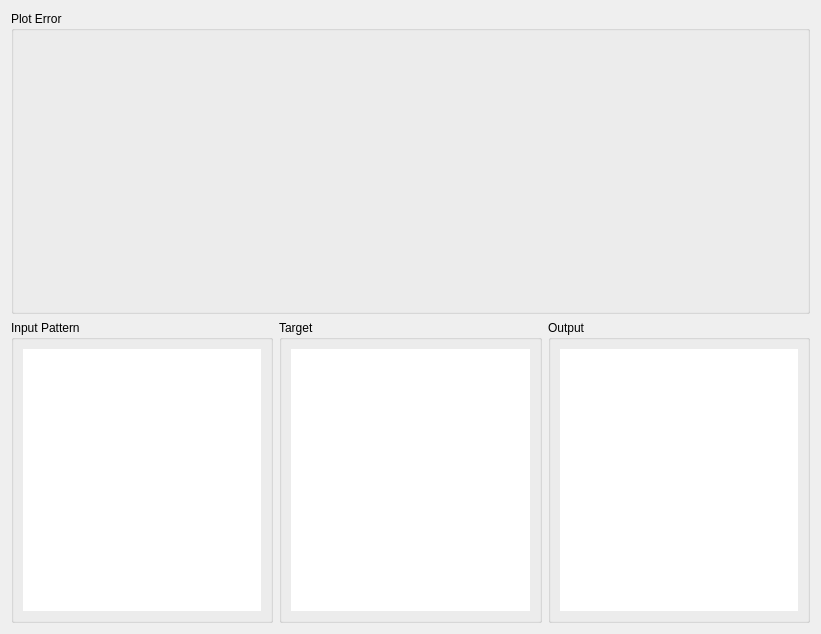
<ui version="4.0" >
 <class>TestWidget</class>
 <widget class="QWidget" name="TestWidget" >
  <property name="geometry" >
   <rect>
    <x>0</x>
    <y>0</y>
    <width>821</width>
    <height>634</height>
   </rect>
  </property>
  <layout class="QVBoxLayout" >
   <item>
    <widget class="QGroupBox" name="groupBox" >
     <property name="sizePolicy" >
      <sizepolicy vsizetype="Expanding" hsizetype="Preferred" >
       <horstretch>0</horstretch>
       <verstretch>0</verstretch>
      </sizepolicy>
     </property>
     <property name="title" >
      <string>Plot Error</string>
     </property>
     <layout class="QHBoxLayout" >
      <item>
       <widget class="DataPlot" name="plotError" />
      </item>
     </layout>
    </widget>
   </item>
   <item>
    <layout class="QHBoxLayout" >
     <item>
      <widget class="QGroupBox" name="groupBox_2" >
       <property name="title" >
        <string>Input Pattern</string>
       </property>
       <layout class="QHBoxLayout" >
        <item>
         <widget class="QTableWidget" name="tblInput" >
          <property name="frameShape" >
           <enum>QFrame::NoFrame</enum>
          </property>
          <property name="frameShadow" >
           <enum>QFrame::Plain</enum>
          </property>
          <property name="alternatingRowColors" >
           <bool>true</bool>
          </property>
          <property name="gridStyle" >
           <enum>Qt::DotLine</enum>
          </property>
          <property name="cornerButtonEnabled" >
           <bool>false</bool>
          </property>
         </widget>
        </item>
       </layout>
      </widget>
     </item>
     <item>
      <widget class="QGroupBox" name="groupBox_3" >
       <property name="title" >
        <string>Target</string>
       </property>
       <layout class="QHBoxLayout" >
        <item>
         <widget class="QTableWidget" name="tblTarget" >
          <property name="frameShape" >
           <enum>QFrame::NoFrame</enum>
          </property>
          <property name="frameShadow" >
           <enum>QFrame::Plain</enum>
          </property>
          <property name="alternatingRowColors" >
           <bool>true</bool>
          </property>
          <property name="gridStyle" >
           <enum>Qt::DotLine</enum>
          </property>
          <property name="cornerButtonEnabled" >
           <bool>false</bool>
          </property>
         </widget>
        </item>
       </layout>
      </widget>
     </item>
     <item>
      <widget class="QGroupBox" name="groupBox_4" >
       <property name="title" >
        <string>Output</string>
       </property>
       <layout class="QHBoxLayout" >
        <item>
         <widget class="QTableWidget" name="tblOutput" >
          <property name="frameShape" >
           <enum>QFrame::NoFrame</enum>
          </property>
          <property name="frameShadow" >
           <enum>QFrame::Plain</enum>
          </property>
          <property name="alternatingRowColors" >
           <bool>true</bool>
          </property>
          <property name="gridStyle" >
           <enum>Qt::DotLine</enum>
          </property>
          <property name="cornerButtonEnabled" >
           <bool>false</bool>
          </property>
         </widget>
        </item>
       </layout>
      </widget>
     </item>
    </layout>
   </item>
  </layout>
 </widget>
 <customwidgets>
  <customwidget>
   <class>DataPlot</class>
   <extends>QFrame</extends>
   <header>dataplot.h</header>
   <container>1</container>
  </customwidget>
 </customwidgets>
 <resources/>
 <connections/>
</ui>
